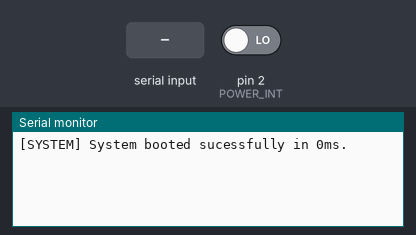
The sketch below on a simulated Arduino Uno, built with avr-gcc and run on an emulated ATmega328P. Parts: the last lines printed to the serial monitor. The test bench sets the inputs (shaded band); at power-on: pin 2 (POWER_INT) LOW.

Above: at 1.2 s.
1.3 s: pin 2 (POWER_INT) driven HIGH
At 3.3 s:
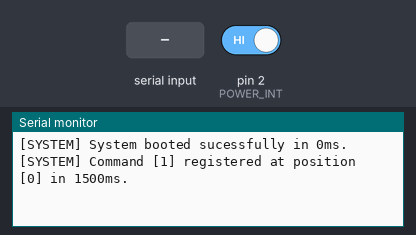
4.0 s: "teste" received over Serial
At 8.8 s:
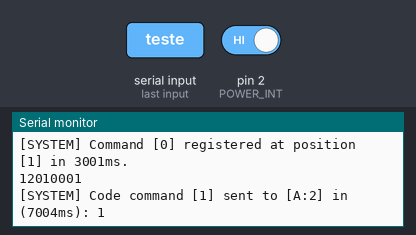
9.0 s: "teste90\n" received over Serial
At 10.07 s:
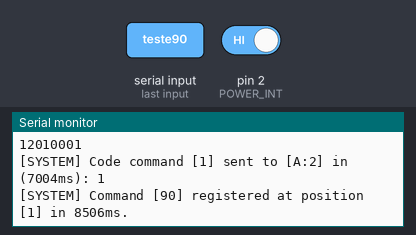
10.5 s: pin 2 (POWER_INT) driven LOW
At 12.7 s:
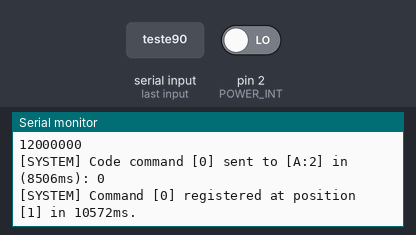
Timing chart, 0 to 13.0 s (numbered marks = the images above; inputs shaded):
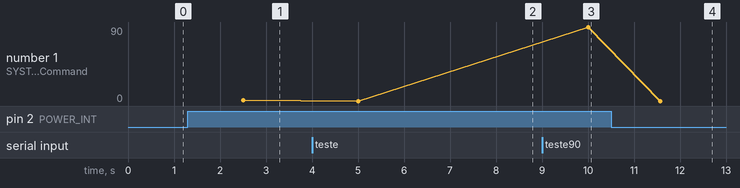

The sketch:

Arduino-1.ino
```cpp
  /* -------------------------------------------------------------------------------------------- *
   *  Código do Arduino 1 ~ Arduino de Entrada.                                                   *
   * -------------------------------------------------------------------------------------------- *
   *    Código do arduino de 'ID' 1 da cadeia de ligação Arduino-Arduino I2C.                     *
   *    Responsável pela entrada de informações via portas ou monitor serial e envio para a       *
   *    cadeia.                                                                                   *
   * -------------------------------------------------------------------------------------------- *
   * Versão 1.0:                                                                                  *
   *    ~ O sistema comporta uma quantidade de até 9 arduinos ligados em cadeia, permitindo o     *
   * envio de mensagens em uma única direção, partindo do Arduino de 'ID' 1 até o de 'ID' 9.      *
   *    ~ Para redução do código, foi removida a função de recebimento de dados do Arduino'1.     *
   *                                                                                              *
   * Versão 1.1:                                                                                  *
   *    ~ Inclusão do sistema de delay. Como resultado o uso da memória dinâmica do Arduino 1     *
   * avançou para 58% para 100 espaços de mensagem no vetor de registro de delay.                 *
   * -------------------------------------------------------------------------------------------- *
   * Versão 1.1                                                                                   *
   *    por Gabriel Vinicius Ferreira.                                                            *
   * -------------------------------------------------------------------------------------------- *
   * - Definições                                                                                 */
  // Representa o ID do arduino na rede de conexões. Pode variar entre 1 a 9, não podendo ser repetido.
  //    OBS*: Organize os IDs na ordem dos arduinos, pois, o sistema não enviará a mensagem para um arduino com ID inferior ao dele.
  #define ID 1
  // Representa o limite do vetor de dados a serem enviados.
  #define VECTOR_LIMIT 100
  // Representa o valor de Delay adicional em 'ms'.
  #define DELAY 5000
  /* -------------------------------------------------------------------------------------------- */
  /* - Portas do Arduino.                                                                         */
  #define POWER_INT 2
  /* -------------------------------------------------------------------------------------------- */
  /* - Estruturas                                                                                 */
  // Cria uma estrutura para setar as mensagens que devem ser enviadas para o próximo arduino e o instante em 'ms' em que o
  // envio deve ser efetuado.
  //    ~ int message: define a mensagem que deve ser enviada.
  //    ~ int code: código de identificação da mensagem a ser enviada.
  //    ~ int to: destino da mensagem.
  //    ~ unsigned long timeToSend: define o instante em 'ms' de execução do arduino em que o envio da mensagem deve ser efetuado.
  typedef struct
  {
    int message;    // Define a mensagem propriamente dita que deve ser enviada.
    int code;       // Define o código da mensagem.
    int to;         // Define o destino da mensagem.

    unsigned long timeToSend; // Define o instante de envio da mensagem.
  } Message;
  /* -------------------------------------------------------------------------------------------- */
  /* - Variáveis do sistema de delay.                                                             */
  // Registra o tempo de funcionamento do Arduino. Possui um limite de apoximadamente 50 dias antes de resetar de acordo com a documentação do Arduino.
  unsigned long Time;
  // Vetor de registro das mensagens a serem enviadas pelo arduino.
  Message MenssagesToSend[VECTOR_LIMIT];
  // Seta o ponteiro de fim do vetor de mensagens.
  int VectorPoint;
  /* -------------------------------------------------------------------------------------------- */
  /* - Variáveis de estado atualizado.                                                            */
  // Determina se o robo está ligado ou não.
  bool RobotOn = false;
  /* -------------------------------------------------------------------------------------------- */
  /* - Variáveis de estado desatualizado.                                                            */
  // Determina se o robo está ligado ou não.
  bool _RobotOn = false;
  /* -------------------------------------------------------------------------------------------- */
  /* - Inicialização das funções.                                                                 */
  void SendTo(int to, int code, int message);         // Função de envio de informações.
  void RemoveMessage();                               // Faz a remoção da mensagem no topo da cadeia e a movimentação do vetor.
  void AddMessage(int to, int code, int message);     // Função responsável por adicionar informações ao vetor de envio.
  void TimeVerify();                                  // Função responsável por fazer a validação da mensagem no topo do vetor.
  /* -------------------------------------------------------------------------------------------- */
  /* - Funções específicas de tratamento de dados do monitor serial.                              */
  void Print(String command, String message);         // Exemplo de função de envio.

  void SerialManager();                               // Faz o gerenciamento dos dados retidos do monitor serial.
  /* -------------------------------------------------------------------------------------------- */
  /* Inicialização do Arduino.                                                                    */
  void setup()
  {
    // Inicializa o sistema Serial em uma atualização de 9600.
    Serial.begin(9600);
    while (!Serial){
      ; // Força a espera da porta serial ser conectada.
    }
    // Coloca o ponteiro do vetor na posição [0].
    VectorPoint = 0;
    // Inicializa a estrutura de dados.
    for(int i = 0; i < VECTOR_LIMIT; i++)
    {
      MenssagesToSend[i].message = -1;
      MenssagesToSend[i].code = -1;
      MenssagesToSend[i].to = -1;
      MenssagesToSend[i].timeToSend = 2592000;  // Equivalente ao funcionamento do sistema por 30 dias.
    }
    // Seta as portas digitais de entrada de dados.
    pinMode(POWER_INT, INPUT);
    // Equaliza as variáveis de estado.
    _RobotOn = RobotOn;
    // Inicializa o tempo de funcionamento do Arduino;
    Time = millis();
    // Informa que o sistema foi inicializado e está pronto para execução.
    Serial.print("[SYSTEM] System booted sucessfully in ");
    Serial.print(Time);
    Serial.println("ms.");
  }

  /* -------------------------------------------------------------------------------------------- */
  /* Laço de repetição do loop.                                                                   */
  void loop()
  {
    // Atualiza o valor de tempo.
    Time = millis();
    // Verifica a posição do interruptor.
    if(digitalRead(POWER_INT) == HIGH) RobotOn = true;
    else RobotOn = false;

    // Pega o valor escrito no monitor serial.
    String messageReceiver = Serial.readString();
    // Repassa para o tratamento.
    SerialManager(messageReceiver);

    // Verifica atualizações nas variáveis de estado.
    if (_RobotOn != RobotOn) { AddMessage(2, 1, (int) RobotOn); _RobotOn = RobotOn; }

    // Faz a validação de envios do programa.
    TimeVerify();

    // Delay de sistema.
    delay(500);
  }
  /* -------------------------------------------------------------------------------------------- */
  /* Faz o gerenciamento das mensagens adquidas do monitor serial.                                */
  void SerialManager(String message)
  {
    //   Remove as letras anteriores e posteriores do comando.
    message.trim();
    //  Verifica se existe algo na mensagem.
    if (message == "") return;
    //   Deixa todo o comando em letras minúsculas.
    message.toLowerCase();
    //   Verifica o início da mensagem e repassa para a função responsável por organizar o envio.
    if(message.startsWith("teste")) Print("teste", message);
  }

  /* -------------------------------------------------------------------------------------------- */
  /* Adiciona um novo elemento ao vetor de mensagens a serem enviadas.                            */
  void AddMessage(int to, int code, int message)
  {
    // Verifica a posição do ponteiro. Isso é necessário para evitar o estouro do vetor.
    if (VectorPoint >= VECTOR_LIMIT - 1) RemoveMessage();
    // Adiciona a mensagem no ponteiro.
    MenssagesToSend[VectorPoint].message = message;
    MenssagesToSend[VectorPoint].code = code;
    MenssagesToSend[VectorPoint].to = to;
    MenssagesToSend[VectorPoint].timeToSend = Time + DELAY;
    // Informa o registro do comando.
    Serial.print("[SYSTEM] Command [");
    Serial.print(message);
    Serial.print("] registered at position [");
    Serial.print(VectorPoint);
    Serial.print("] in ");
    Serial.print(Time);
    Serial.println("ms.");
    // Move o ponteiro para a próxima posição.
    VectorPoint++;
  }

  /* -------------------------------------------------------------------------------------------- */
  /* Faz a remoção do elemento no inicio do vetor.                                                */
  void RemoveMessage()
  {
    // Ponto do próximo elemento do vetor.
    int n;
    // Faz a listagem do vetor e repassa.
    for (int i = 0; i < VECTOR_LIMIT - 1; i++)
    {
      // Define o valro de n como (i+1).
      n = i + 1;
      // Repassa o valor.
      MenssagesToSend[i] = MenssagesToSend[n];
    }
    // Altera o último valor para o Default.
    MenssagesToSend[VECTOR_LIMIT - 1].message = -1;
    MenssagesToSend[VECTOR_LIMIT - 1].code = -1;
    MenssagesToSend[VECTOR_LIMIT - 1].to = -1;
    MenssagesToSend[VECTOR_LIMIT - 1].timeToSend = 2592000;  // Equivalente ao funcionamento do sistema por 30 dias.
    // Move o ponteiro do vetor.
    VectorPoint--;
  }

  /* -------------------------------------------------------------------------------------------- */
  /* Laço de repetição do loop.                                                                   */
  void TimeVerify()
  {
    // Verifica se a mensagem no topo da cadeia deve ou não ser enviada.
    if (Time >= MenssagesToSend[0].timeToSend)
    {
      // Efetua o envio da mensagem.
      SendTo(MenssagesToSend[0].to, MenssagesToSend[0].code, MenssagesToSend[0].message);
      // Informa o envio da mensagem.
      Serial.print("[SYSTEM] Code command [");
      Serial.print(MenssagesToSend[0].code);
      Serial.print("] sent to [A:");
      Serial.print(MenssagesToSend[0].to);
      Serial.print("] in (");
      Serial.print(Time);
      Serial.print("ms): ");
      Serial.println(MenssagesToSend[0].message);
      // Remove a mensagem do vetor.
      RemoveMessage();
    }
  }

  /* -------------------------------------------------------------------------------------------- */
  /* Faz o envio de uma mensagem para outro arduino.                                              */
  // O "to" representa o ID do arduino de destino, podendo variar de 1 a 9. O '0' representa todos.
  // "code" representa o código de identificação do sentido da mensagem, para o processamento no arduino de destino. Pode assumir valores de 0 a 99.
  // "message", por fim, representa o valor da mensagem que pode variar de 0 a 1023.
  void SendTo(int to, int code, int message)
  {
    // Verifica a validade das entradas.
    if ((to < 0) or (to > 9)) return;
    if ((code < 0) or (code > 99)) return;
    if ((message < 0) or (message > 1023)) return;

    // Verifica se a mensagem não tem como destino um ID inferior ao atual.
    if ((to <= ID) && (to != 0)) return;

    // Define o buffer de construção da mensagem.
    unsigned long _buffer;

    // Inicializa o buffer com o valor da mensagem.
    _buffer = (unsigned long) message;
            // A mensagem em si ocupará os 4 primeiros digitos do envio. _buffer = (####)
    // Adiciona o código de identificação ao buffer.
    _buffer += (code * 10000UL);
            // O código de identificação ocupará os 2 digitos seguintes. _buffer = (CC####)
    // Adiciona o destino ao buffer.
    _buffer += (to * 1000000UL);
            // O destino da mensagem ocupará 1 digito na sequência. _buffer = (TCC####)
    // Adiciona a origem ao buffer.
    _buffer += (ID * 10000000UL);
            // O arduino de origem, por fim, ocupará o último digito. _buffer = (FTCC####)
    // Faz o envio da mensagem.
    Serial.print(_buffer);
    Serial.println("");
  }

  /* Exemplo de função de envio. */
  void Print(String command, String message)
  {
    message.replace(command, "");
    message.trim();
    AddMessage(2, 0, message.toInt());
  }
```

Measured:
- after the input at 1.3 s, the serial monitor: prints a new line after 1.2 s (image 1)
- after the input at 4.0 s, the serial monitor: prints a new line after 1.0 s (image 2)
- after the input at 9.0 s, the serial monitor: prints a new line after 1.0 s (image 3)
- after the input at 10.5 s, the serial monitor: prints a new line after 1.1 s (image 4)
- plotted number 1: 0 → 90 after the input at 9.0 s
